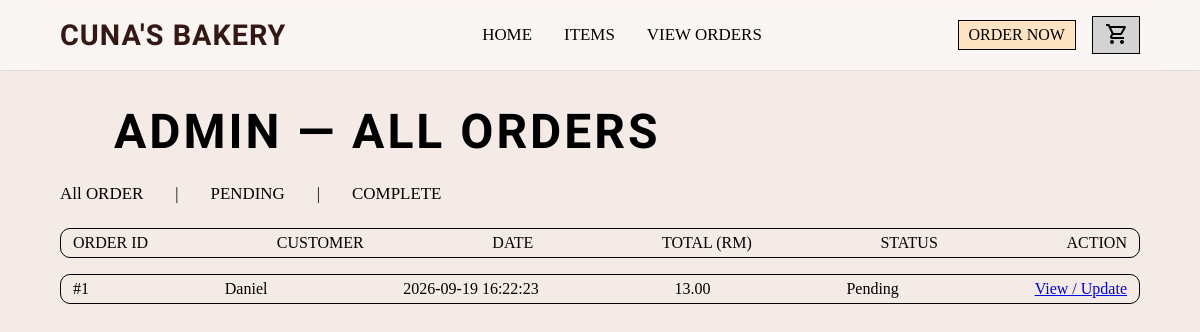
Page /admin_orders.php (signed in) on the earlier database version.
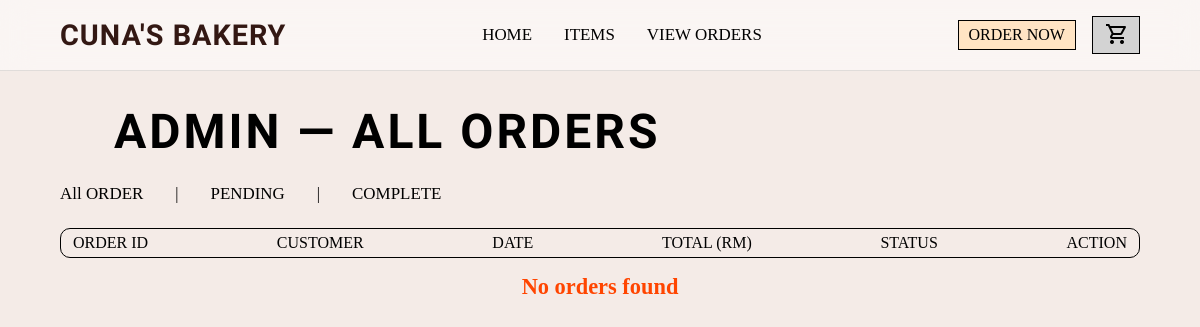
Same page on the later database version.
### tables this page shows
CREATE TABLE `orders` (
  `orderID` int(11) NOT NULL,
  `userID` int(11) NOT NULL,
  `orderDate` datetime DEFAULT current_timestamp(),
  `totalAmount` decimal(10,2) NOT NULL,
  `status` varchar(30) DEFAULT 'Pending'
);

CREATE TABLE `users` (
  `userID` int(11) NOT NULL,
  `username` varchar(50) NOT NULL,
  `password` varchar(255) NOT NULL,
  `address` varchar(255) DEFAULT NULL,
  `phone` varchar(20) NOT NULL,
  `role` varchar(10) NOT NULL
);

### admin_orders.php (the view, shortened to what this page needs)
<?php
include 'connect.php';
$filter = $_GET['status'] ?? 'all';
if ($filter === 'Pending' || $filter === 'Complete') {
    $stmt = $conn->prepare("
        SELECT orders.orderID, orders.totalAmount, orders.orderDate, orders.status, users.username
        FROM orders
        INNER JOIN users ON orders.userID = users.userID
        WHERE orders.status = ?
        ORDER BY orders.orderDate DESC
    ");
    $stmt->bind_param("s", $filter);
} else {
    $stmt = $conn->prepare("
        SELECT orders.orderID, orders.totalAmount, orders.orderDate, orders.status, users.username
        FROM orders
        INNER JOIN users ON orders.userID = users.userID
        ORDER BY orders.orderDate DESC
    ");
}
$stmt->execute();
$orders = $stmt->get_result();
?>
<!DOCTYPE html>
<html lang="en">
<head>
    <link rel="stylesheet" href="https://cdnjs.cloudflare.com/ajax/libs/font-awesome/6.0.0/css/all.min.css">
    <link rel="stylesheet" href="style.css">
</head>
<body>
    <nav>
        <div class="logo"><a href="admin.php">CUNA'S BAKERY</a></div>
        <ul class="links">
            <li><a href="admin.php">HOME</a></li>
            <li><a href="items.php">ITEMS</a></li>
            <li><a href="admin_orders.php">VIEW ORDERS</a></li>
        </ul>
        <div class="btns">
            <a href="items.php" class="order-now-btn">ORDER NOW</a>
            <a href="cart.php" class="cart-btn"><span class="material-symbols-outlined">shopping_cart</span></a>
        </div>
    </nav>
    <div class="header">
        <h1>ADMIN — ALL ORDERS</h1>
    </div>
    <div class="order">
        <ul class="links">
            <li><a href="admin_orders.php?status=all">All ORDER</a></li>|
            <li><a href="admin_orders.php?status=Pending">PENDING</a></li>|
            <li><a href="admin_orders.php?status=Complete">COMPLETE</a></li>
        </ul>
    </div>
    <div class="table">
        <p>ORDER ID</p>
        <p>CUSTOMER</p>
        <p>DATE</p>
        <p>TOTAL (RM)</p>
        <p>STATUS</p>
        <p>ACTION</p>
    </div>
    <?php if ($orders->num_rows === 0): ?>
        <div class="cart-empty">
            <p>No orders found</p>
        </div>
    <?php else: ?>
        <?php while ($o = $orders->fetch_assoc()): ?>
            <div class="order-items">
                <p>#<?= htmlspecialchars($o['orderID']) ?></p>
                <p><?= htmlspecialchars($o['username']) ?></p>
                <p><?= htmlspecialchars($o['orderDate']) ?></p>
                <p><?= number_format($o['totalAmount'], 2) ?></p>
                <p><?= htmlspecialchars($o['status']) ?></p>
                <p>
                    <a href="admin_order_details.php?orderID=<?= urlencode($o['orderID']) ?>">
                        View / Update
                    </a>
                </p>
            </div>
        <?php endwhile; ?>
    <?php endif; ?>
</body>
</html>

Differences in the rows shown:
removed orders: orderID "1", userID.username "Daniel", orderDate "2026-09-19 16:22:23", totalAmount "13.00", status "Pending"
Other differences:
text now shown: "No orders found"
